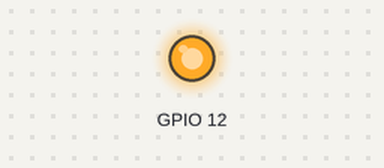
A program run on a simulated Raspberry Pi (BCM pin numbers). On the bench: output pins drawn as LEDs (lit = HIGH). At 10.0 s the program stops and its outputs stay as they are.

Above: at 0.1 s.
At 10.1 s:
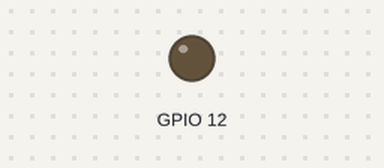
Timing chart, 0 to 11.5 s (numbered marks = the images above):
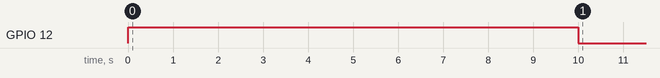

The program:

stirrer.py
```python
import lgpio
import time
import traceback

class Stirrer:
    def __init__(self, chip, pin):
        self.h = lgpio.gpiochip_open(chip)
        self.pin = pin

        lgpio.gpio_claim_output(self.h, pin)

    def spin(self, pwm_frequency, pwm_duty_cycle, pulse_offset=0, pulse_cycles=0):
        lgpio.tx_pwm(self.h, self.pin, pwm_frequency, pwm_duty_cycle, pulse_offset, pulse_cycles)

    def stop(self):
        lgpio.tx_pwm(self.h, self.pin, 0, 0)
        lgpio.gpio_write(self.h, self.pin, 0)

    def clear(self):
        lgpio.gpio_free(self.h, self.pin)


if __name__ == '__main__':
    try:
        stirrer = Stirrer(0, 12)
        stirrer.spin(35, 2000, 2, 0)
        time.sleep(10)
        stirrer.stop()
    except Exception as e:
        traceback.print_exc()

    finally:
        stirrer.clear()
```

Measured:
- by itself, GPIO 12: LOW → HIGH at 0.00 s, → LOW 10.0 s later
